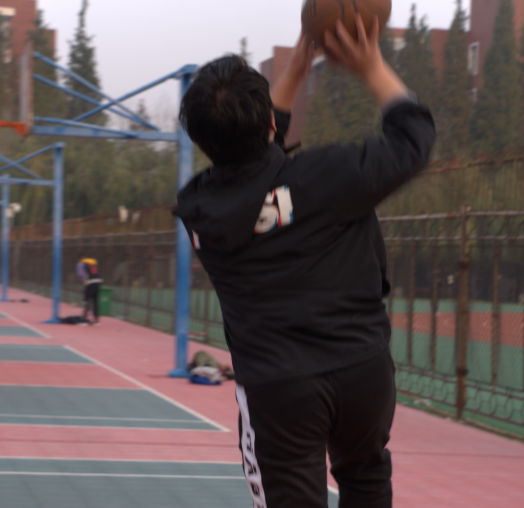
#> input picture digitalImageProcessing/ch02/grayscaleBit/input.png, 524 x 508 px, found by its file name
$ python gray.py
#> lines starting #> are read from the running program, lines starting #| are printed output that depends on the picture; after the words box and inside, x2 and y2 are one past the last pixel; in counts of white or black regions, pixels touching at a corner belong together
# test grayscale bit in range 2^1 to 2^8
import cv2
import numpy as np

# import picture
img = cv2.imread('digitalImageProcessing\ch02\grayscaleBit\input.png', cv2.IMREAD_GRAYSCALE)
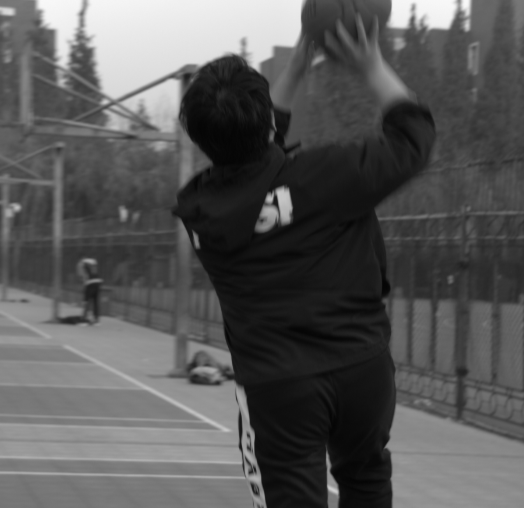
#> img: shape (508, 524); min 4, max 249, mean 87.6

# get the height and width of the picture
height, width = img.shape[:2]
#> height = 508; width = 524

# create 8 new picture
img1 = np.zeros((height, width, 3), np.uint8)
img2 = np.zeros((height, width, 3), np.uint8)
img4 = np.zeros((height, width, 3), np.uint8)
img8 = np.zeros((height, width, 3), np.uint8)

# in range 1, 2, 4 ,8
imgs = [img1, img2, img4, img8]

bits = 2
for i in imgs:
    for j in range(height):
        for k in range(width):
            parts = bits - 1
            length = 256 / parts
            halfLength = length / 2
            level = img[j, k] // length
            if img[j, k] > level * length + halfLength:
                i[j, k] = (level + 1) * length - 1
            else:
                i[j, k] = level * length
    bits = bits * 2
#> after the loop, bits = 32

# save the picture
cv2.imwrite('digitalImageProcessing\ch02\grayscaleBit\img1.png', img1)
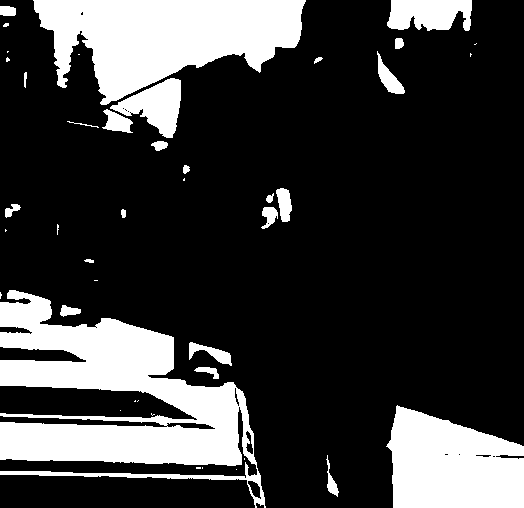
#> saved as img1.png: shape (508, 524, 3); 23% white; 43 white regions (19 under 20 px), largest, box (x1, y1, x2, y2) and area: (0, 290, 266, 508) 25354, (33, 0, 306, 105) 17496, (386, 405, 524, 508) 10867
cv2.imwrite('digitalImageProcessing\ch02\grayscaleBit\img2.png', img2)
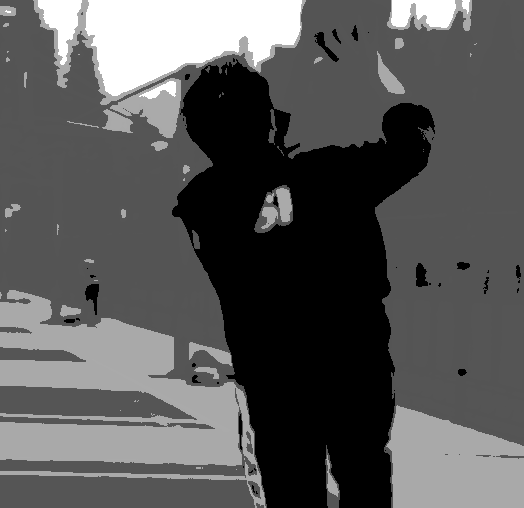
#> saved as img2.png: shape (508, 524, 3); min 0, max 255, mean 87.5
cv2.imwrite('digitalImageProcessing\ch02\grayscaleBit\img4.png', img4)
cv2.imwrite('digitalImageProcessing\ch02\grayscaleBit\img8.png', img8)

# show the picture
cv2.imshow('img1', img1)
cv2.imshow('img2', img2)
cv2.imshow('img4', img4)
cv2.imshow('img8', img8)

cv2.waitKey(0)
cv2.destroyAllWindows()
